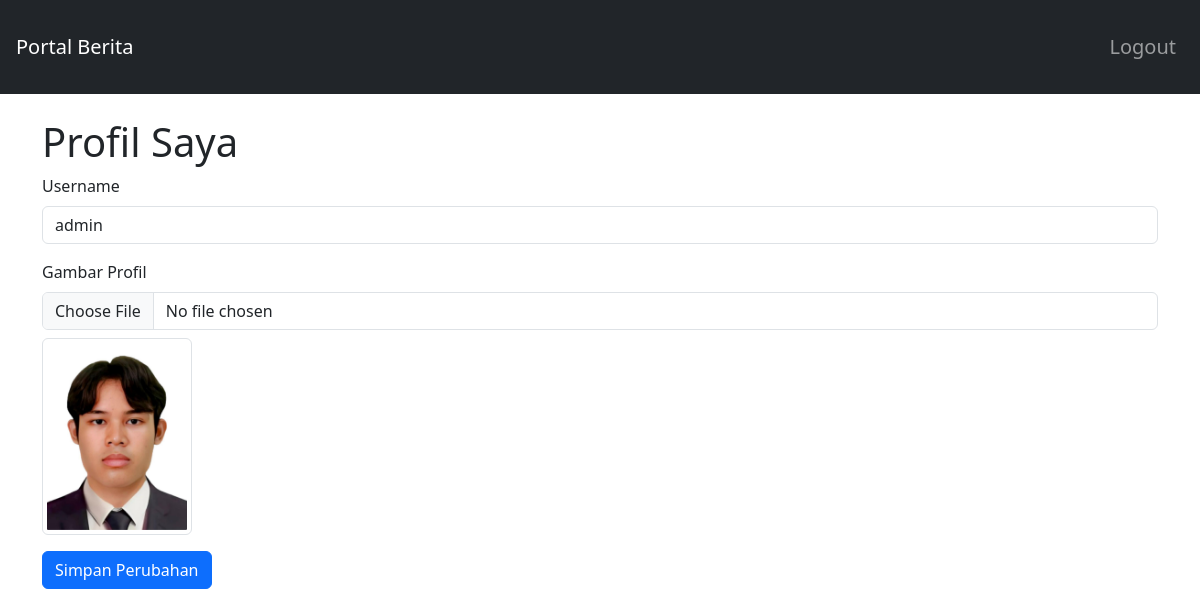
Screenshot of /profil.php (signed in) with the database file from the repository.
### tables this page shows
CREATE TABLE `users` (
  `id` int(11) NOT NULL,
  `username` varchar(50) NOT NULL,
  `password` varchar(255) NOT NULL,
  `profile_image` varchar(100) NOT NULL,
  `role` enum('user','admin') NOT NULL DEFAULT 'user'
);

### profil.php (the view, shortened to what this page needs)
<?php
require 'config.php';
$userId = $_SESSION['user_id'];
$stmt = $pdo->prepare("SELECT * FROM users WHERE id = :id");
$stmt->execute(['id' => $userId]);
$user = $stmt->fetch(PDO::FETCH_ASSOC);
?>
<!DOCTYPE html>
<html lang="id">
<head>
    <link href="https://cdn.jsdelivr.net/npm/bootstrap@5.3.0/dist/css/bootstrap.min.css" rel="stylesheet">
</head>
<body>
    <nav class="navbar navbar-expand-lg navbar-dark bg-dark">
        <a class="navbar-brand fs-5 p-3" href="index.php">Portal Berita</a>
        <div class="collapse navbar-collapse">
            <ul class="navbar-nav ms-auto">
                <li class="nav-item fs-5 p-3">
                    <a class="nav-link" href="logout.php">Logout</a>
                </li>
            </ul>
        </div>
    </nav>
    <div class="container mt-4">
        <h1>Profil Saya</h1>
        <form method="post" enctype="multipart/form-data">
            <div class="mb-3">
                <label for="username" class="form-label">Username</label>
                <input type="text" id="username" name="username" class="form-control" value="<?php echo htmlspecialchars($user['username']); ?>" required>
            </div>
            <div class="mb-3">
                <label for="profile_image" class="form-label">Gambar Profil</label>
                <input type="file" id="profile_image" name="profile_image" class="form-control" onchange="previewProfileImage(event)">
                <div class="mt-2">
                    <?php
                    $profileImage = $user['profile_image'] ? $user['profile_image'] : 'assets/default.png';
                    ?>
                    <img id="profilePreview" src="<?php echo htmlspecialchars($profileImage); ?>" alt="Gambar Profil" class="img-thumbnail" style="max-width: 150px;">
                </div>
            </div>
            <button type="submit" class="btn btn-primary">Simpan Perubahan</button>
        </form>
    </div>
</body>
</html>

### rows the page displays
users: username "admin", profile_image (picture)
